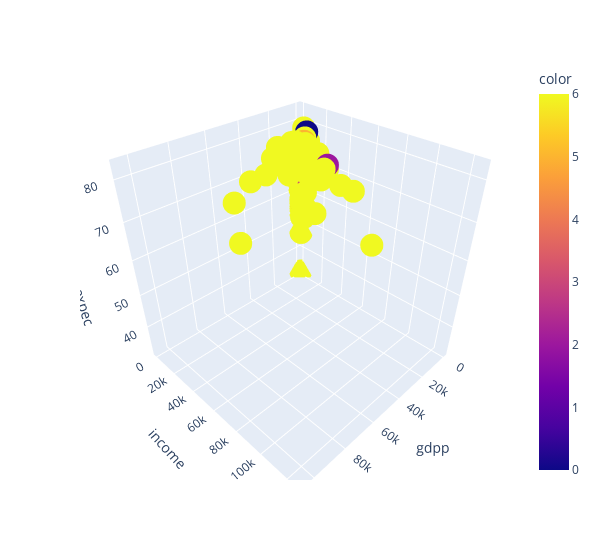

The notebook cell this image was saved under:
### Code cell
import plotly.express as px
px.scatter_3d(data_frame = df, x='gdpp', y='income',
              z='life_expec', width=600, color=preds)

### Figure 1 — Plotly figure (JSON) as saved in the notebook; plotly's stock layout.template omitted (floating-point values rounded to 4 significant figures; data arrays with more than 128 entries replaced by an {"elided": "..."} marker saying what was removed)
{"data": [{"hovertemplate": "gdpp=%{x}<br>income=%{y}<br>life_expec=%{z}<br>color=%{marker.color}<extra></extra>", "legendgroup": "", "marker": {"color": {"elided": "167 int values"}, "coloraxis": "coloraxis", "symbol": "circle"}, "mode": "markers", "name": "", "scene": "scene", "showlegend": false, "type": "scatter3d", "x": {"elided": "167 int values"}, "y": {"elided": "167 int values"}, "z": {"elided": "167 float values"}}], "layout": {"coloraxis": {"colorbar": {"title": {"text": "color"}}, "colorscale": [[0, "#0d0887"], [0.1111, "#46039f"], [0.2222, "#7201a8"], [0.3333, "#9c179e"], [0.4444, "#bd3786"], [0.5556, "#d8576b"], [0.6667, "#ed7953"], [0.7778, "#fb9f3a"], [0.8889, "#fdca26"], [1, "#f0f921"]]}, "legend": {"tracegroupgap": 0}, "margin": {"t": 60}, "scene": {"domain": {"x": [0, 1], "y": [0, 1]}, "xaxis": {"title": {"text": "gdpp"}}, "yaxis": {"title": {"text": "income"}}, "zaxis": {"title": {"text": "life_expec"}}}, "width": 600}}
